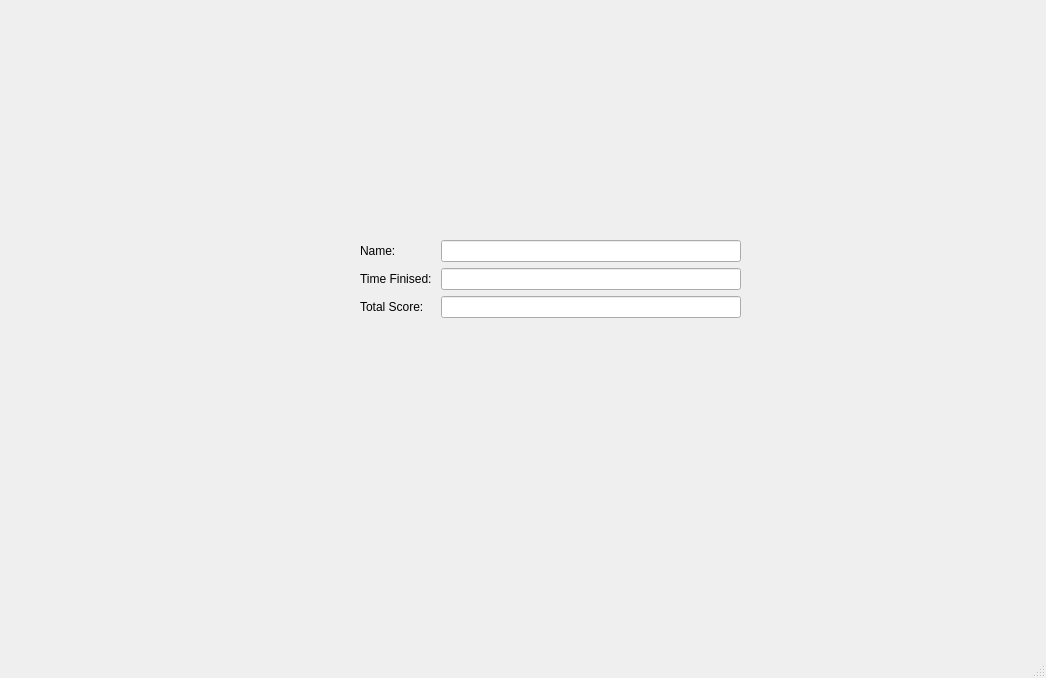
<?xml version="1.0" encoding="UTF-8"?>
<ui version="4.0">
 <class>resultwin</class>
 <widget class="QMainWindow" name="resultwin">
  <property name="geometry">
   <rect>
    <x>0</x>
    <y>0</y>
    <width>1046</width>
    <height>678</height>
   </rect>
  </property>
  <property name="windowTitle">
   <string>Result</string>
  </property>
  <widget class="QWidget" name="centralwidget">
   <widget class="QWidget" name="formLayoutWidget">
    <property name="geometry">
     <rect>
      <x>360</x>
      <y>240</y>
      <width>381</width>
      <height>171</height>
     </rect>
    </property>
    <layout class="QFormLayout" name="formLayout">
     <item row="0" column="0">
      <widget class="QLabel" name="label">
       <property name="text">
        <string>Name: </string>
       </property>
      </widget>
     </item>
     <item row="1" column="0">
      <widget class="QLabel" name="label_2">
       <property name="text">
        <string>Time Finised: </string>
       </property>
      </widget>
     </item>
     <item row="2" column="0">
      <widget class="QLabel" name="label_3">
       <property name="text">
        <string>Total Score: </string>
       </property>
      </widget>
     </item>
     <item row="0" column="1">
      <widget class="QLineEdit" name="lineEdit"/>
     </item>
     <item row="1" column="1">
      <widget class="QLineEdit" name="lineEdit_2"/>
     </item>
     <item row="2" column="1">
      <widget class="QLineEdit" name="lineEdit_3"/>
     </item>
    </layout>
   </widget>
  </widget>
  <widget class="QMenuBar" name="menubar">
   <property name="geometry">
    <rect>
     <x>0</x>
     <y>0</y>
     <width>1046</width>
     <height>26</height>
    </rect>
   </property>
  </widget>
  <widget class="QStatusBar" name="statusbar"/>
 </widget>
 <resources/>
 <connections/>
</ui>
